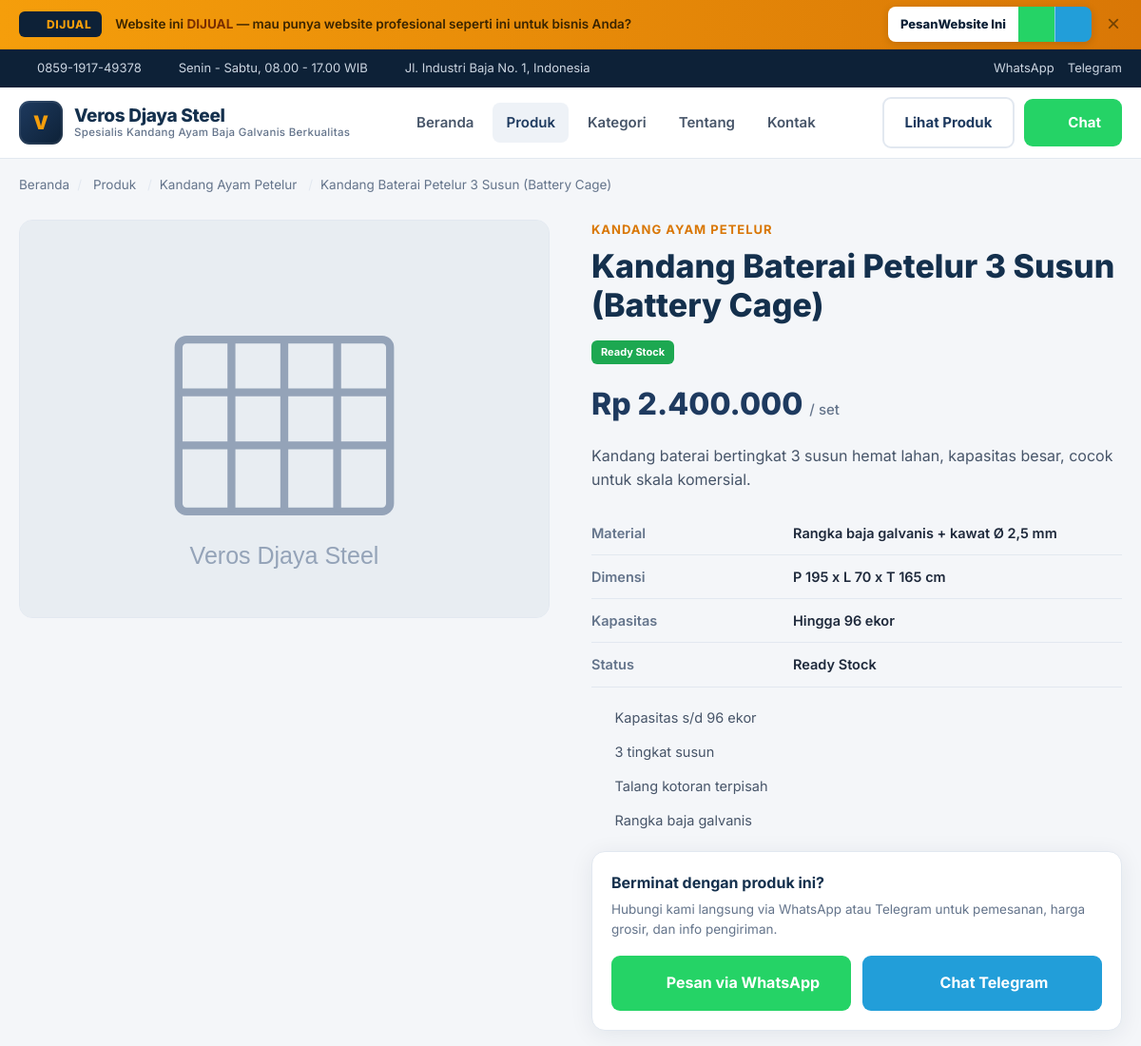
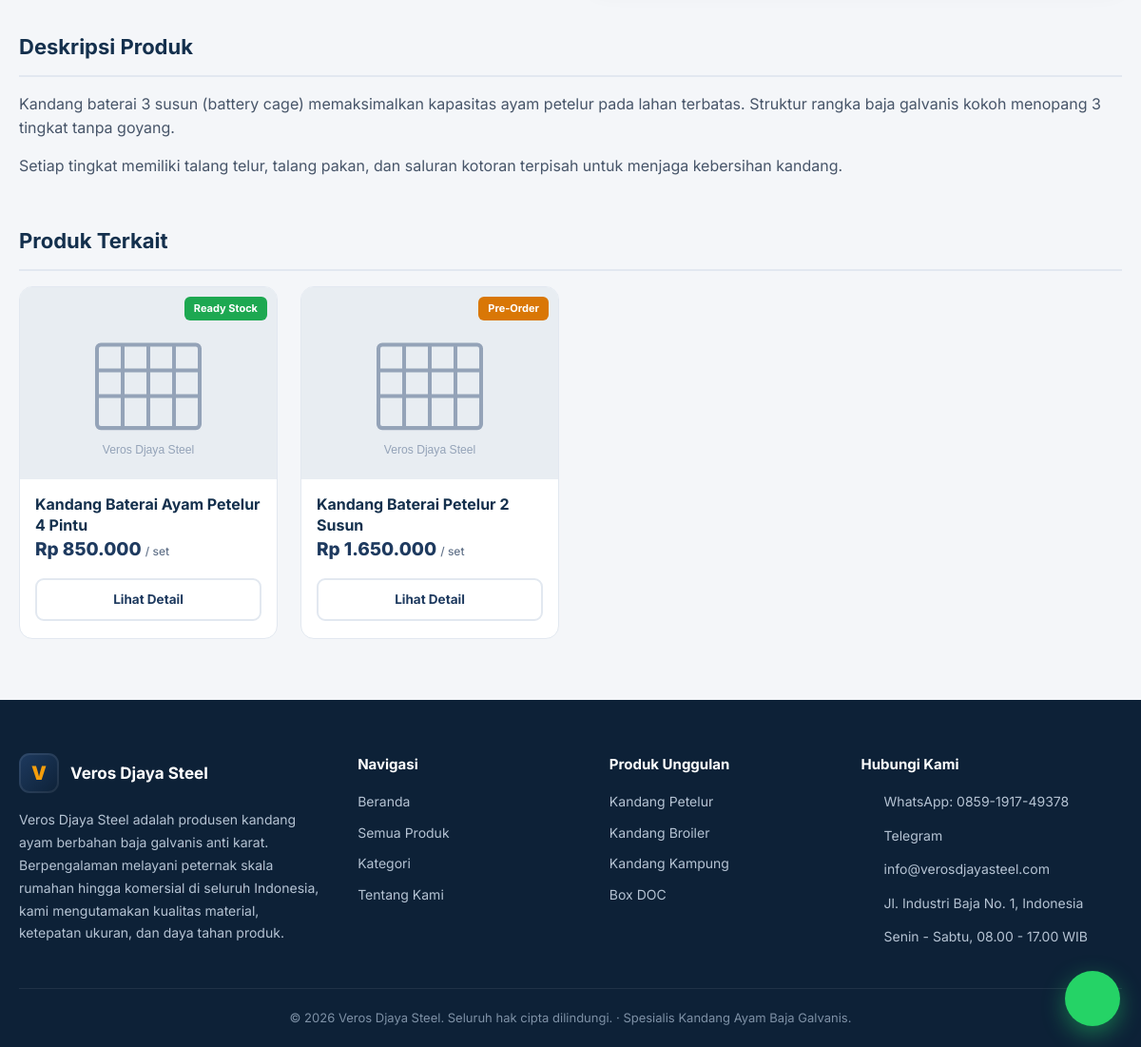
Page /product.php?slug=kandang-baterai-petelur-3-susun on the committed database (2 pictures, top to bottom).
### tables this page shows
CREATE TABLE IF NOT EXISTS `products` (
  `id`           INT AUTO_INCREMENT PRIMARY KEY,
  `name`         VARCHAR(150) NOT NULL,
  `slug`         VARCHAR(180) NOT NULL UNIQUE,
  `category_id`  INT DEFAULT NULL,
  `price`        DECIMAL(12,2) DEFAULT 0.00,
  `unit`         VARCHAR(30) DEFAULT 'unit',
  `short_desc`   VARCHAR(300) DEFAULT NULL,
  `description`  MEDIUMTEXT DEFAULT NULL,
  `specs`        TEXT DEFAULT NULL,
  `material`     VARCHAR(120) DEFAULT NULL,
  `dimensions`   VARCHAR(120) DEFAULT NULL,
  `capacity`     VARCHAR(120) DEFAULT NULL,
  `image_path`   VARCHAR(255) DEFAULT NULL,
  `is_featured`  TINYINT(1) DEFAULT 0,
  `stock_status` ENUM('ready','preorder','habis') DEFAULT 'ready',
  `views`        INT DEFAULT 0,
  `created_at`   TIMESTAMP DEFAULT CURRENT_TIMESTAMP,
  KEY `idx_category` (`category_id`),
  KEY `idx_featured` (`is_featured`),
  CONSTRAINT `fk_products_category` FOREIGN KEY (`category_id`)
    REFERENCES `categories` (`id`) ON DELETE SET NULL ON UPDATE CASCADE
);

CREATE TABLE IF NOT EXISTS `categories` (
  `id`          INT AUTO_INCREMENT PRIMARY KEY,
  `name`        VARCHAR(100) NOT NULL,
  `slug`        VARCHAR(120) NOT NULL UNIQUE,
  `description` TEXT DEFAULT NULL,
  `created_at`  TIMESTAMP DEFAULT CURRENT_TIMESTAMP
);

### product.php (the view, shortened to what this page needs)
<?php
require_once __DIR__ . '/admin/config/db.php';
require_once __DIR__ . '/inc/functions.php';
$settings = get_settings($pdo);
$slug = isset($_GET['slug']) ? trim($_GET['slug']) : '';
$stmt = $pdo->prepare(
    "SELECT p.*, c.name AS category_name, c.slug AS category_slug
     FROM products p LEFT JOIN categories c ON p.category_id = c.id
     WHERE p.slug = ? LIMIT 1"
);
$stmt->execute([$slug]);
$p = $stmt->fetch();
try {
    $pdo->prepare("UPDATE products SET views = views + 1 WHERE id = ?")->execute([$p['id']]);
} catch (PDOException $e) {  }
$related = [];
if (!empty($p['category_id'])) {
    $rs = $pdo->prepare(
        "SELECT p.*, c.name AS category_name FROM products p LEFT JOIN categories c ON p.category_id = c.id
         WHERE p.category_id = ? AND p.id <> ? ORDER BY p.is_featured DESC, RAND() LIMIT 4"
    );
    $rs->execute([$p['category_id'], $p['id']]);
    $related = $rs->fetchAll();
}
$badge   = stock_badge($p['stock_status']);
$waText  = 'Halo ' . $settings['company_name'] . ', saya tertarik memesan produk *' . $p['name'] . '*';
if ((float)$p['price'] > 0) { $waText .= ' (' . rupiah($p['price']) . '/' . $p['unit'] . ')'; }
$waText .= '. Mohon info ketersediaan & pengiriman.';
$waLink  = wa_link($settings['whatsapp'], $waText);
$specItems = array_filter(array_map('trim', explode(';', (string)$p['specs'])));
require __DIR__ . '/inc/header.php';
?>
<div class="container">
  <nav class="breadcrumb">
    <a href="index.php">Beranda</a><span>/</span>
    <a href="products.php">Produk</a>
    <?php if (!empty($p['category_name'])): ?><span>/</span><a href="products.php?kategori=<?php echo e($p['category_slug']); ?>"><?php echo e($p['category_name']); ?></a><?php endif; ?>
    <span>/</span><?php echo e($p['name']); ?>
  </nav>
</div>
<section class="section" style="padding-top:8px;">
  <div class="container">
    <div class="pd">
      <div class="pd__media">
        <img src="<?php echo product_image($p['image_path']); ?>" alt="<?php echo e($p['name']); ?>">
      </div>
      <div class="pd__info">
        <?php if (!empty($p['category_name'])): ?><div class="pd__cat"><?php echo e($p['category_name']); ?></div><?php endif; ?>
        <h1><?php echo e($p['name']); ?></h1>
        <span class="badge <?php echo $badge['class']; ?>" style="position:static; display:inline-block;"><?php echo e($badge['label']); ?></span>
        <div class="pd__price" style="margin-top:16px;">
          <?php echo e(rupiah($p['price'])); ?>
          <?php if ((float)$p['price'] > 0): ?><small>/ <?php echo e($p['unit']); ?></small><?php endif; ?>
        </div>
        <?php if (!empty($p['short_desc'])): ?><p class="pd__short"><?php echo e($p['short_desc']); ?></p><?php endif; ?>
        <table class="pd__specs">
          <?php if (!empty($p['material'])): ?><tr><th>Material</th><td><?php echo e($p['material']); ?></td></tr><?php endif; ?>
          <?php if (!empty($p['dimensions'])): ?><tr><th>Dimensi</th><td><?php echo e($p['dimensions']); ?></td></tr><?php endif; ?>
          <?php if (!empty($p['capacity'])): ?><tr><th>Kapasitas</th><td><?php echo e($p['capacity']); ?></td></tr><?php endif; ?>
          <tr><th>Status</th><td><?php echo e($badge['label']); ?></td></tr>
        </table>
        <?php if ($specItems): ?>
          <ul class="spec-list">
            <?php foreach ($specItems as $item): ?>
              <li><span class="ck"><?php echo icon('check'); ?></span><?php echo e($item); ?></li>
            <?php endforeach; ?>
          </ul>
        <?php endif; ?>
        <div class="pd__contact">
          <h3>Berminat dengan produk ini?</h3>
          <p>Hubungi kami langsung via WhatsApp atau Telegram untuk pemesanan, harga grosir, dan info pengiriman.</p>
          <div class="btns">
            <a href="<?php echo e($waLink); ?>" target="_blank" rel="noopener" class="btn btn-wa btn-lg"><?php echo icon('whatsapp'); ?> Pesan via WhatsApp</a>
            <a href="<?php echo e($tgLink); ?>" target="_blank" rel="noopener" class="btn btn-tg btn-lg"><?php echo icon('telegram'); ?> Chat Telegram</a>
          </div>
        </div>
      </div>
    </div>
    <?php if (!empty($p['description'])): ?>
      <div class="pd__desc">
        <h2>Deskripsi Produk</h2>
        <div class="content"><?php echo $p['description'];  ?></div>
      </div>
    <?php endif; ?>
    <?php if ($related): ?>
      <div class="pd__desc">
        <h2>Produk Terkait</h2>
        <div class="product-grid">
          <?php foreach ($related as $r):
            $rBadge = stock_badge($r['stock_status']);
          ?>
            <div class="card">
              <div class="card__media">
                <a href="product.php?slug=<?php echo e($r['slug']); ?>">
                  <img src="<?php echo product_image($r['image_path']); ?>" alt="<?php echo e($r['name']); ?>" loading="lazy">
                </a>
                <span class="badge <?php echo $rBadge['class']; ?>"><?php echo e($rBadge['label']); ?></span>
              </div>
              <div class="card__body">
                <h3 class="card__title"><a href="product.php?slug=<?php echo e($r['slug']); ?>"><?php echo e($r['name']); ?></a></h3>
                <div class="card__price"><?php echo e(rupiah($r['price'])); ?> <?php if ((float)$r['price'] > 0): ?><small>/ <?php echo e($r['unit']); ?></small><?php endif; ?></div>
                <div class="card__actions">
                  <a href="product.php?slug=<?php echo e($r['slug']); ?>" class="btn btn-outline btn-block">Lihat Detail</a>
                </div>
              </div>
            </div>
          <?php endforeach; ?>
        </div>
      </div>
    <?php endif; ?>
  </div>
</section>
<?php require __DIR__ . '/inc/footer.php'; ?>

### rows in the picture
products: category.name "Kandang Ayam Petelur", name "Kandang Baterai Petelur 3 Susun (Battery Cage)", category.name "KANDANG AYAM PETELUR", stock_status "Ready Stock", price "Rp 2.400.000", unit "set", short_desc "Kandang baterai bertingkat 3 susun hemat lahan, kapasitas besar, cocok untuk skala komersial.", material "Rangka baja galvanis + kawat Ø 2,5 mm", dimensions "P 195 x L 70 x T 165 cm", capacity "Hingga 96 ekor", specs "Kapasitas s/d 96 ekor", specs "3 tingkat susun", specs "Talang kotoran terpisah", specs "Rangka baja galvanis", description "Kandang baterai 3 susun (battery cage) memaksimalkan kapasitas ayam petelur pada lahan terbatas. Struktur rangka baja galvanis kokoh menopang 3 tingkat tanpa goyang. Setiap tingkat memiliki talang telur, talang pakan, dan saluran kotoran terpisah untuk menjaga kebersihan kandang."
products: stock_status "Ready Stock", name "Kandang Baterai Ayam Petelur 4 Pintu", price "Rp 850.000", unit "set"
products: stock_status "Pre-Order", name "Kandang Baterai Petelur 2 Susun", price "Rp 1.650.000", unit "set"

### other values in the picture
$settings['phone'] "0859-1917-49378"
$settings['working_hours'] "Senin - Sabtu, 08.00 - 17.00 WIB"
$settings['address'] "Jl. Industri Baja No. 1, Indonesia"
$company "Veros Djaya Steel"
$settings['tagline'] "Spesialis Kandang Ayam Baja Galvanis Berkualitas"
$settings['email'] "info@verosdjayasteel.com"
